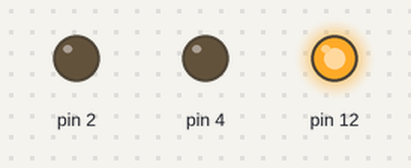
Simulated run of this sketch. Board: Arduino Uno, built with avr-gcc and run on an emulated ATmega328P. Parts: output pins drawn as LEDs (lit = HIGH).

Above: at 0.2 s.
At 0.9 s:
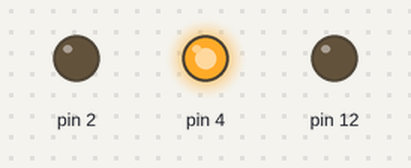
At 2.0 s:
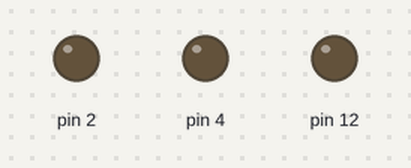
At 3.7 s:
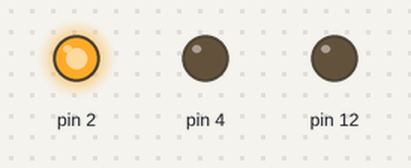
Timing chart, 0 to 4.8 s (numbered marks = the images above):
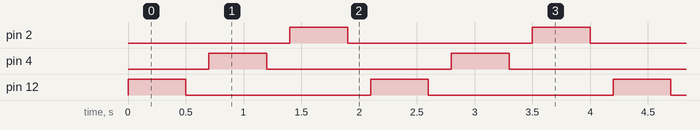

The sketch:

01-3-Multi_Color_LED.ino
```cpp
void setup()
{
  pinMode(12, OUTPUT);
  pinMode(4, OUTPUT);
  pinMode(2, OUTPUT);
}

void loop()
{
  digitalWrite(12, HIGH);
  delay(500);
  digitalWrite(12, LOW);
  delay(200);
  digitalWrite(4, HIGH);
  delay(500);
  digitalWrite(4, LOW);
  delay(200);
  digitalWrite(2, HIGH);
  delay(500);
  digitalWrite(2, LOW);
  delay(200);
}
```

Measured:
- by itself, pin 2, pin 4, pin 12: alternates HIGH for 0.50 s and LOW for 1.6 s
- by itself, everything shown: repeats every 2.1 s, in 6 steps
